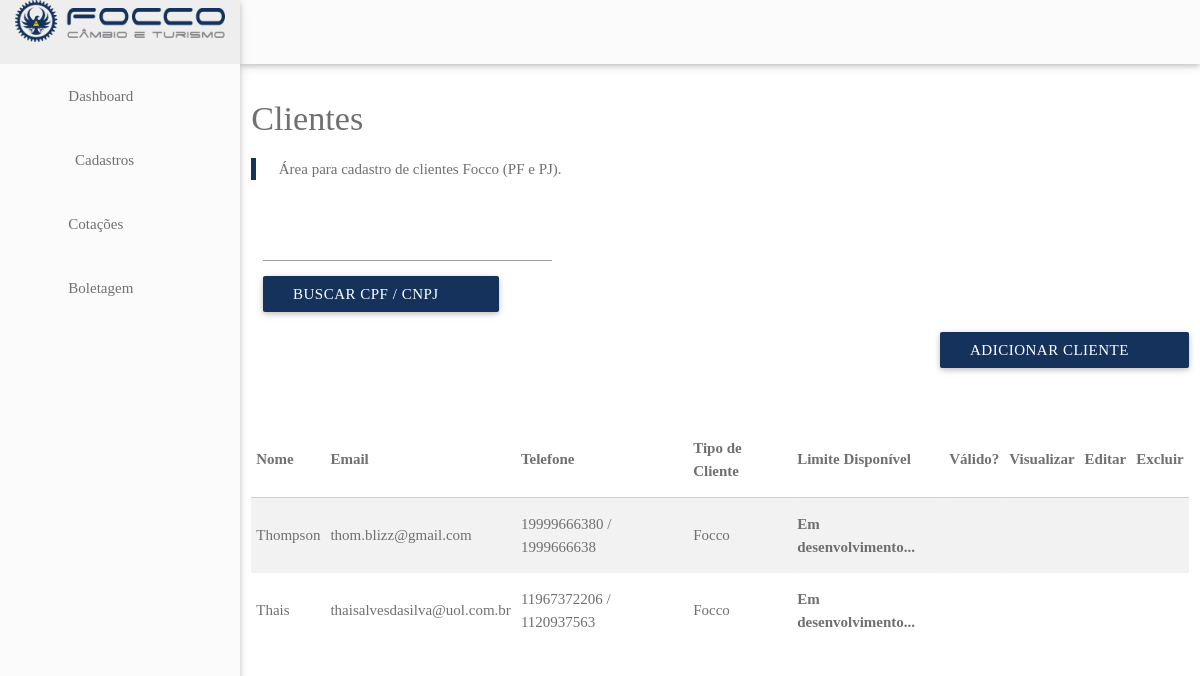
Screenshot of /dashboard/clientes/index.php (signed in) with the database file from the repository.
### tables this page shows
CREATE TABLE `clientes` (
  `id` int(11) NOT NULL,
  `categoria` int(11) DEFAULT NULL,
  `razaoSocial` varchar(255) DEFAULT NULL,
  `tipoPessoa` char(1) DEFAULT NULL,
  `cpfCnpj` varchar(14) DEFAULT NULL,
  `dataNascimentoAbertura` datetime DEFAULT NULL,
  `inscricaoMunicipal` varchar(50) DEFAULT NULL,
  `rgInscricaoEstadual` varchar(50) DEFAULT NULL,
  `rgOrgaoExpedidor` varchar(50) DEFAULT NULL,
  `rgDataExpedicao` datetime DEFAULT NULL,
  `sexo` char(1) DEFAULT NULL,
  `nacionalidade` varchar(100) DEFAULT NULL,
  `estadoCivil` int(11) DEFAULT NULL,
  `nomeConjuge` varchar(255) DEFAULT NULL,
  `dataNascimentoConjuge` datetime DEFAULT NULL,
  `nomeMae` varchar(255) DEFAULT NULL,
  `nomePai` varchar(255) DEFAULT NULL,
  `email` varchar(255) DEFAULT NULL,
  `telFixo` varchar(20) DEFAULT NULL,
  `telCelular` varchar(20) DEFAULT NULL,
  `contraSenha` varchar(255) DEFAULT NULL,
  `observacoes` varchar(1000) DEFAULT NULL,
  `ofertasPorEmail` bit(1) DEFAULT NULL,
  `infoWhatsapp` bit(1) DEFAULT NULL,
  `dataCadastro` datetime DEFAULT NULL,
  `dataModificacao` datetime DEFAULT NULL,
  `passaporte` varchar(25) DEFAULT NULL,
  `rgDni` varchar(50) DEFAULT NULL,
  `origem` int(11) DEFAULT NULL,
  `vip` bit(1) DEFAULT NULL,
  `limiteOperacionalDia` decimal(10,2) DEFAULT NULL,
  `limiteOperacionalAno` decimal(10,2) DEFAULT NULL,
  `ativo` bit(1) DEFAULT 1,
  `bloqueado` bit(1) DEFAULT 0,
  `motivoBloqueio` int(11) DEFAULT NULL,
  `ondeConheceu` int(11) DEFAULT NULL,
  `ondeSoube` varchar(255) DEFAULT NULL


);

### dashboard/clientes/index.php (the view, shortened to what this page needs)
<?php
include "../includes/header.php";
include "../core/database.php";
$sql_query = "SELECT * FROM clientes WHERE ativo = 1 ORDER BY dataCadastro DESC LIMIT 15;";
$result = mysqli_query($conn, $sql_query);
$rows = array();
while($row = mysqli_fetch_array($result)) $rows[] = $row;
?>
<main>
  <div class="row">
    <div class="col s12">
      <h4>Clientes</h4>
      <blockquote>
        Área para cadastro de clientes Focco (PF e PJ).
      </blockquote>
      <div class="section">
        <div class="row">
          <div class="col s4">
            <form id="form-busca-clientes">
              <div class="file-path-wrapper">
                <input id="input-cpfcnpj" name="cpfCnpj" type="search" required/>
                <button class="btn waves-effect waves-light bg-blue" type="submit" name="action">
                  Buscar CPF / CNPJ
                  <i class="material-icons right">&#xE8B6;</i>
                </button>
              </div>
            </form>
          </div>
        </div>
        <a class="waves-effect waves-light btn bg-blue right" href="/dashboard/clientes/adicionar">Adicionar cliente <i class="material-icons right">&#xE7FE;</i>
        </a>
      </div>
      <div class="spacing"></div>
      <div class="spacing"></div>
      <div class="spacing"></div>
      <div>
        <table class="striped responsive-table">
          <thead>
            <tr>
              <th>Nome</th>
              <th>Email</th>
              <th>Telefone</th>
              <th>Tipo de Cliente</th>
              <th>Limite Disponível</th>
              <th>Válido?</th>
              <th class="center">Visualizar</th>
              <th class="center">Editar</th>
              <th class="center">Excluir</th>
            </tr>
          </thead>
          <tbody id="table-body-clientes">
            <?php
            foreach($rows as $r){
              switch ($r["categoria"]) {
                case 1:
                  $categoria = "Focco";
                  $docsObrigatorios = array('CPF', 'RG');
                  break;
              }
              $sql_query = "SELECT tipo FROM documentos WHERE clienteId = ". $r['id'];
              $result = mysqli_query($conn, $sql_query);
              $docs = array();
              while($row = mysqli_fetch_array($result)) $docs[] = $row['tipo'];
              $dif = array_diff($docsObrigatorios, $docs);
              $cor = "";
              if (!$dif){
                $cor = "green-text";
              } else if (in_array("CPF", $dif) || in_array("RG", $dif)){
                $cor = "red-text";
              } else {
                $cor = "amber-text";
              }
              echo
              '<tr>
              <td>'.$r["razaoSocial"].'</td>
              <td>'.$r["email"].'</td>
              <td>'.$r["telCelular"].' / '.$r["telFixo"].'</td>
              <td>'.$categoria.'</td>
              <th>Em desenvolvimento...</th>
              <th><i class="material-icons '.$cor.' ">&#xE5CA;</i>   </th>
              <td class="center"><a class="link-acao modal-trigger" href="modal1" data-acao="visualizar" data-cliente-id="'.$r["id"].'" data-href="/dashboard/clientes/visualizar?clienteId='.$r["id"].'"><i class="material-icons" title="Visualizar cliente">&#xE85D;</i></a></td>
              <td class="center"><a class="link-acao modal-trigger" href="modal1" data-acao="alterar" data-cliente-id="'.$r["id"].'" data-href="/dashboard/clientes/alterar?clienteId='.$r["id"].'"><i class="material-icons" title="Editar cliente">&#xE3C9;</i></a></td>
              <td class="center"><a class="link-acao modal-trigger" href="modal1" data-acao="excluir" data-cliente-id="'.$r["id"].'" data-href="/dashboard/clientes/excluir?clienteId='.$r["id"].'"><i class="material-icons" title="Excluir cliente">&#xE92B;</i></a></td>
            </tr>';
          }
          ?>
        </tbody>
      </table>
    </div>
  </div>
</div>
</main>
<?php
include '../includes/footer.php';
?>

### rows the page displays
clientes: razaoSocial "Thompson", email "thom.blizz@gmail.com", telCelular "19999666380", telFixo "1999666638", categoria "Focco"
clientes: razaoSocial "Thais", email "thaisalvesdasilva@uol.com.br", telCelular "11967372206", telFixo "1120937563", categoria "Focco"
